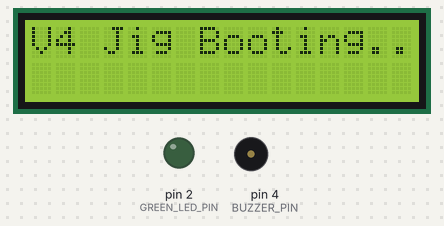
The sketch below on a simulated Arduino Uno, built with avr-gcc and run on an emulated ATmega328P. Shown: 16×2 character LCD, output pins drawn as LEDs (lit = HIGH), buzzer (waves = sounding, pin HIGH). WiFi joins after 1.5 s; servers stay silent unless stated; random numbers use the default seed unless the sketch sets one; pins used as bus, display or sensor lines are not drawn.

Above: at 0.2 s.
At 1.1 s:
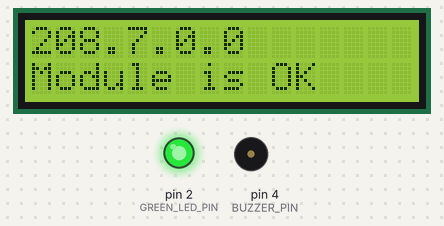
Timing chart, 0 to 2.6 s (numbered marks = the images above):
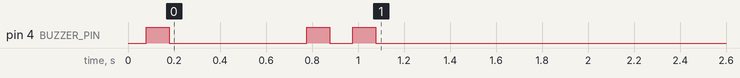

The sketch:

SPI_RJ45_convert_v4.2_beeper.ino
```cpp
#include <SPI.h>
#include <Ethernet.h>
#include <Wire.h>
#include <LiquidCrystal_I2C.h>

// --- PIN DEFINITIONS ---
#define CS_PIN 10
#define RESET_PIN 3
#define BUZZER_PIN 4
#define GREEN_LED_PIN 2

// --- GLOBAL CONFIGURATION ---
const unsigned long TIMEOUT_MS = 2000; // Set both diagnostic timeout delays here (in milliseconds)

LiquidCrystal_I2C lcd(0x27, 16, 2);
EthernetUDP Udp;

unsigned int localPort = 8888;
unsigned int remotePort = 8888;
byte mac[6];

const char* NODE_SIGNATURE = "TG_NODE:";

void generateRandomMAC() {
  randomSeed(analogRead(A0) + analogRead(A1));
  mac[0] = 0xDE; mac[1] = 0xAD;
  mac[2] = random(0x00, 0xFE);
  mac[3] = random(0x00, 0xFE);
  mac[4] = random(0x00, 0xFE);
  mac[5] = random(0x00, 0xFE);
}

void setup() {
  pinMode(RESET_PIN, OUTPUT);
  pinMode(BUZZER_PIN, OUTPUT);
  pinMode(GREEN_LED_PIN, OUTPUT);

  digitalWrite(BUZZER_PIN, LOW);
  digitalWrite(GREEN_LED_PIN, LOW);

  lcd.init();
  lcd.backlight();
  lcd.print(F("V4 Jig Booting..."));

  // 1. POWER ON BEEP: Exactly 100ms
  digitalWrite(BUZZER_PIN, HIGH);
  delay(100);
  digitalWrite(BUZZER_PIN, LOW);

  // Hardware Reset W5500
  digitalWrite(RESET_PIN, LOW);  delay(50);
  digitalWrite(RESET_PIN, HIGH); delay(500);

  generateRandomMAC();
  Ethernet.init(CS_PIN);

  // Wake SPI bus with dummy static configuration first
  IPAddress dummyIP(192, 168, 1, 200);
  Ethernet.begin(mac, dummyIP);

  // 2. SEQUENTIAL CHECK STEP 1: SPI Hardware Check
  unsigned long spiStartTime = millis();
  while (Ethernet.hardwareStatus() == EthernetNoHardware) {
    if (millis() - spiStartTime >= TIMEOUT_MS) {
      lcd.clear();
      lcd.print(F("SPI: FAILED"));
      lcd.setCursor(0, 1);
      lcd.print(F("CHIP NOT FOUND"));

      // Hardware missing -> Beep exactly 5 times (100ms beep / 100ms gap) and halt
      for (int i = 0; i < 5; i++) {
        digitalWrite(BUZZER_PIN, HIGH);
        delay(100);
        digitalWrite(BUZZER_PIN, LOW);
        if (i < 4) {
          delay(100);
        }
      }

      while (true) {
        delay(100); // Halt program execution
      }
    }
    delay(100);
  }

  // 3. SEQUENTIAL CHECK STEP 2: DHCP Network Check (Only if SPI passes)
  lcd.clear();
  lcd.print(F("SPI: OK"));
  lcd.setCursor(0, 1);
  lcd.print(F("Fetching IP..."));

  // Set DHCP timeout to TIMEOUT_MS, and response timeout to half of TIMEOUT_MS (minimum 1000ms)
  unsigned long responseTimeout = (TIMEOUT_MS / 2 < 1000) ? 1000 : (TIMEOUT_MS / 2);
  if (Ethernet.begin(mac, TIMEOUT_MS, responseTimeout) == 0) {
    lcd.clear();
    lcd.print(F("DHCP: FAILED"));
    lcd.setCursor(0, 1);
    lcd.print(F("NO IP ASSIGNED"));

    // No IP -> Beep exactly two times (100ms beep / 100ms gap) and halt
    digitalWrite(BUZZER_PIN, HIGH); delay(100);
    digitalWrite(BUZZER_PIN, LOW);  delay(100);
    digitalWrite(BUZZER_PIN, HIGH); delay(100);
    digitalWrite(BUZZER_PIN, LOW);

    while (true) {
      delay(100); // Halt program execution
    }
  }

  // 4. INITIALIZATION SUCCESS STATE
  digitalWrite(GREEN_LED_PIN, HIGH);
  lcd.clear();
  lcd.print(Ethernet.localIP());
  lcd.setCursor(0, 1);
  lcd.print(F("Module is OK"));

  // Double beep success trigger (100ms beep, 100ms gap)
  digitalWrite(BUZZER_PIN, HIGH); delay(100);
  digitalWrite(BUZZER_PIN, LOW);  delay(100);
  digitalWrite(BUZZER_PIN, HIGH); delay(100);
  digitalWrite(BUZZER_PIN, LOW);

  Udp.begin(localPort);
}

void loop() {
  int packetSize = Udp.parsePacket();
  if (packetSize > 0) {
    char packetBuffer[64] = {0};
    Udp.read(packetBuffer, sizeof(packetBuffer) - 1);
    String incomingData = String(packetBuffer);

    if (incomingData.startsWith(NODE_SIGNATURE)) {
      String cleanMessage = incomingData.substring(strlen(NODE_SIGNATURE));

      lcd.clear();
      lcd.print(F("MESH MSG RCVD:"));
      lcd.setCursor(0, 1);
      lcd.print(cleanMessage);

      // Fast dynamic validation beep (100ms alert)
      digitalWrite(BUZZER_PIN, HIGH); delay(100);
      digitalWrite(BUZZER_PIN, LOW);

      delay(3000);

      lcd.clear();
      lcd.print(Ethernet.localIP());
      lcd.setCursor(0, 1);
      lcd.print(F("Module is OK"));
    }
  }
}
```
